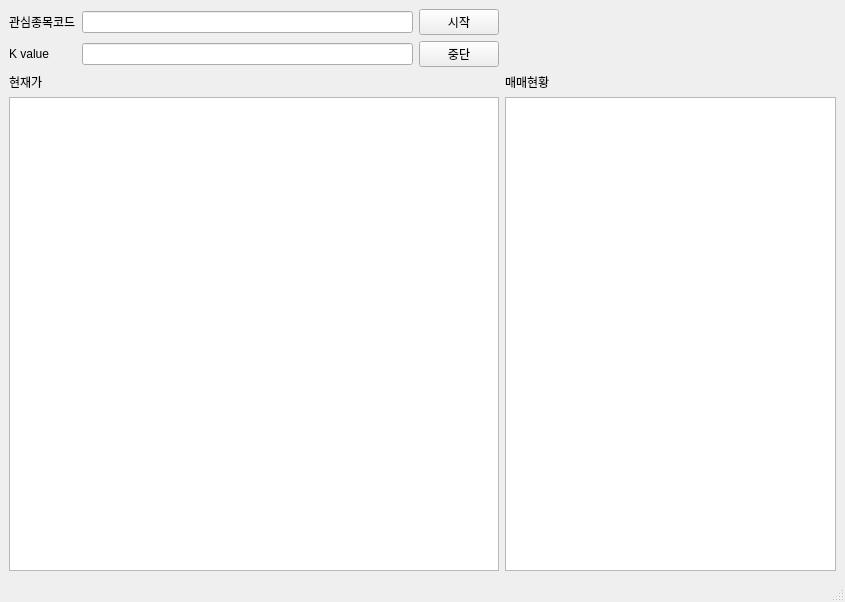
<?xml version="1.0" encoding="UTF-8"?>
<ui version="4.0">
 <class>MainWindow</class>
 <widget class="QMainWindow" name="MainWindow">
  <property name="geometry">
   <rect>
    <x>0</x>
    <y>0</y>
    <width>845</width>
    <height>602</height>
   </rect>
  </property>
  <property name="windowTitle">
   <string>MainWindow</string>
  </property>
  <widget class="QWidget" name="centralwidget">
   <layout class="QGridLayout" name="gridLayout">
    <item row="0" column="0">
     <widget class="QLabel" name="label">
      <property name="text">
       <string>관심종목코드</string>
      </property>
     </widget>
    </item>
    <item row="0" column="1">
     <widget class="QLineEdit" name="codes"/>
    </item>
    <item row="0" column="2">
     <widget class="QPushButton" name="start_button">
      <property name="text">
       <string>시작</string>
      </property>
     </widget>
    </item>
    <item row="1" column="0">
     <widget class="QLabel" name="label_2">
      <property name="text">
       <string>K value</string>
      </property>
     </widget>
    </item>
    <item row="1" column="1">
     <widget class="QLineEdit" name="k_value"/>
    </item>
    <item row="1" column="2">
     <widget class="QPushButton" name="stop_button">
      <property name="text">
       <string>중단</string>
      </property>
     </widget>
    </item>
    <item row="2" column="0">
     <widget class="QLabel" name="label_3">
      <property name="text">
       <string>현재가</string>
      </property>
     </widget>
    </item>
    <item row="2" column="3">
     <widget class="QLabel" name="label_4">
      <property name="text">
       <string>매매현황</string>
      </property>
     </widget>
    </item>
    <item row="3" column="0" colspan="3">
     <widget class="QTextBrowser" name="current_price_log"/>
    </item>
    <item row="3" column="3">
     <widget class="QTextBrowser" name="buy_sell_log"/>
    </item>
   </layout>
  </widget>
  <widget class="QMenuBar" name="menubar">
   <property name="geometry">
    <rect>
     <x>0</x>
     <y>0</y>
     <width>845</width>
     <height>21</height>
    </rect>
   </property>
  </widget>
  <widget class="QStatusBar" name="statusbar"/>
 </widget>
 <resources/>
 <connections/>
</ui>
